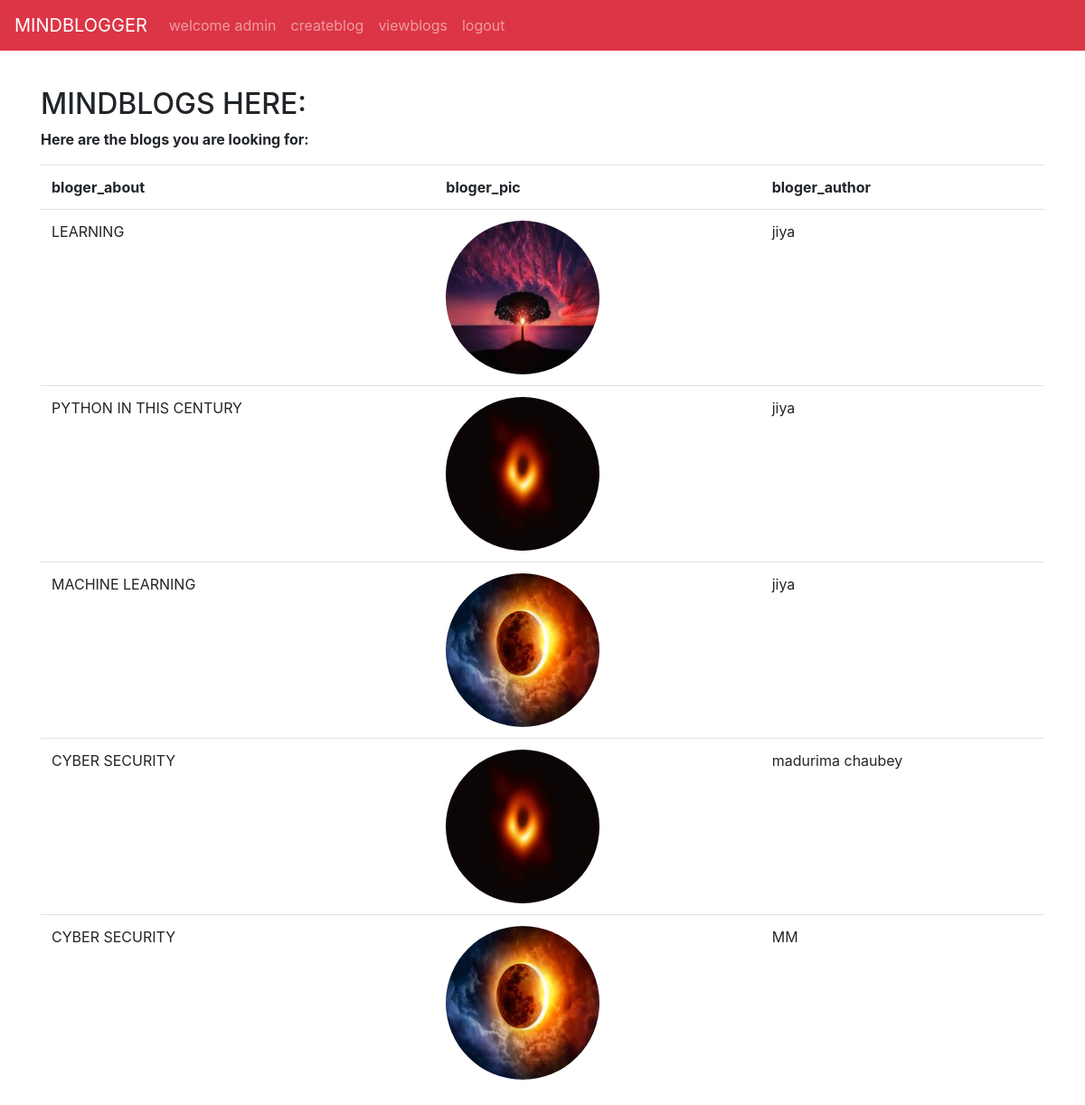
The app's page /viewblogs/ (signed in) with its own data.
### blogapp/models.py (models this page shows, shortened)
class blog(models.Model):
    bloger_about=models.CharField(max_length=60)
    bloger_post=models.CharField(max_length=500)
    bloger_pic=models.FileField(upload_to='images/',default="")
    blogger_author=models.CharField(max_length=50,default="")
    blogger_date=models.DateTimeField(default=datetime.now(), blank=True)

### blogapp/views.py (the view)
# urls.py: path('viewblogs/', views.viewblogs),
@login_required
def viewblogs(request):
    list1=blog.objects.all().order_by('-blogger_date')
    mdict1={'list1':list1}
    return render(request,'mfolder/viewblogs.html',context=mdict1);

### template/mfolder/viewblogs.html (shortened to what this page needs)
{% extends 'mfolder/base.html' %}
{% block parentblock %}
<br>
<br>
<br>
<br>
      <h2>MINDBLOGS HERE:</h2>
    <p><b>Here are the blogs you are looking for:</b></p>
{% if list1 %}
<table class="table table-hover">
 <tr>
<th>bloger_about</th><th>bloger_pic</th><th>bloger_author</th>
</tr>
   {% for i in list1 %}
   <tr>
    <td>{{i.bloger_about}}</td>
    <td><a href="/detailfile/{{i.bloger_about}}"><img src="{{i.bloger_pic.url}}" height="170" width="170" class="rounded-circle"></a></td>
    <td>{{i.blogger_author}}</td>
  </tr>
{%endfor%}
</table>
{%else%}
<h2>no data</h2>
{%endif%}
{% endblock %}

### template/mfolder/base.html (shortened to what this page needs)
<!DOCTYPE html>
<html lang="en" dir="ltr">
  <head>
    <link rel="stylesheet" href="https://maxcdn.bootstrapcdn.com/bootstrap/4.4.1/css/bootstrap.min.css">
    </head>
    <body>
    <nav class="navbar navbar-expand-sm bg-danger text-white navbar-dark fixed-top">
  <a class="navbar-brand ">MINDBLOGGER</a>
  <ul class="navbar-nav">
{% if request.user.is_authenticated is True %}
    <li class="nav-item">
      <a class="nav-link">welcome {{request.user}}</a>
    </li>
    <li class="nav-item">
      <a class="nav-link" href="/createblog">createblog</a>
    </li>
    <li class="nav-item">
      <a class="nav-link" href="/viewblogs">viewblogs</a>
    </li>
    <li class="nav-item">
      <a class="nav-link" href="/accounts/logout">logout</a>
    </li>
{% endif %}
  </ul>
</nav>
<div class="container">
{% block parentblock %}
{% endblock %}
  </body>
</html>

### records on screen
blog: bloger_about "LEARNING", bloger_pic (picture), blogger_author "jiya"
blog: bloger_about "PYTHON IN THIS CENTURY", bloger_pic (picture), blogger_author "jiya"
blog: bloger_about "MACHINE LEARNING", bloger_pic (picture), blogger_author "jiya"
blog: bloger_about "CYBER SECURITY", bloger_pic (picture), blogger_author "madurima chaubey"
blog: bloger_about "CYBER SECURITY", bloger_pic (picture), blogger_author "MM"

### other values on screen
{{ request.user }} "admin"
